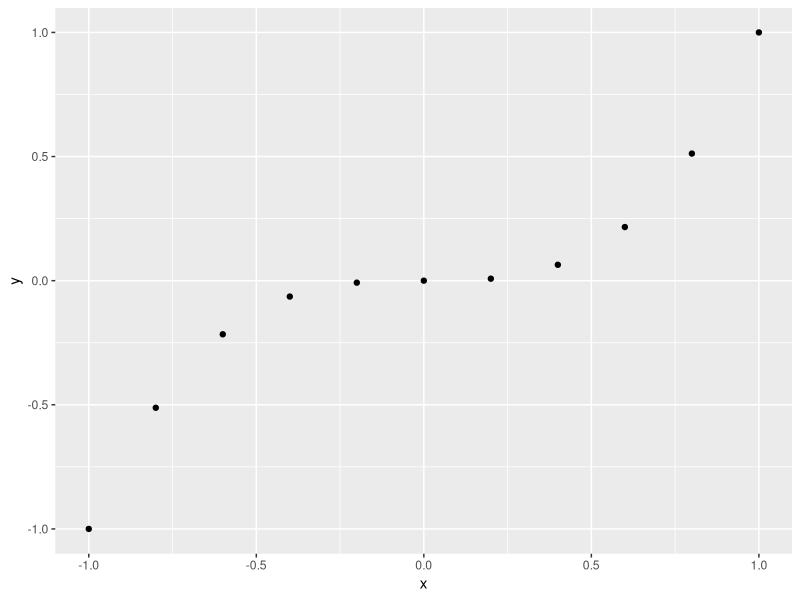
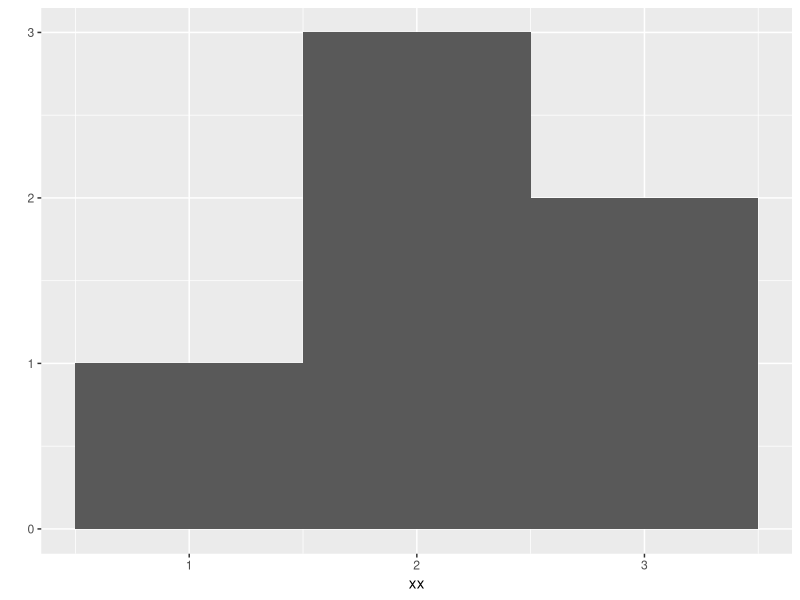
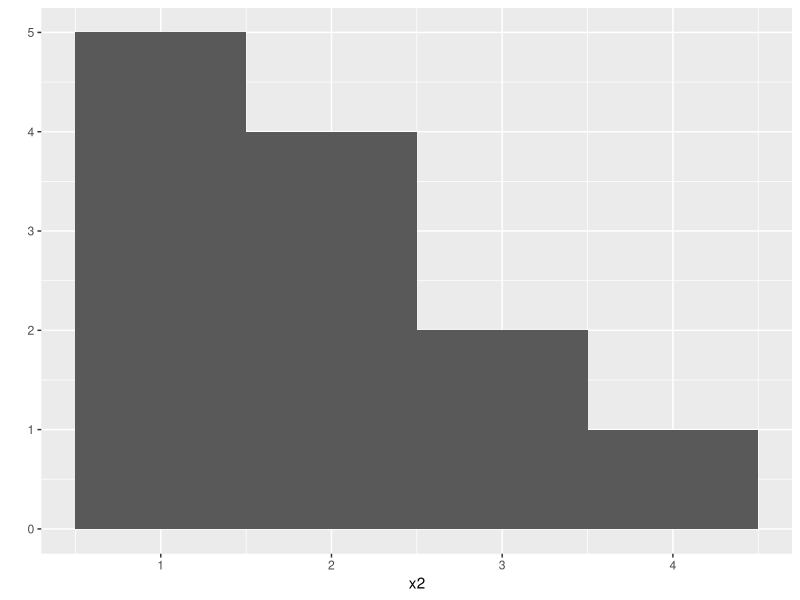
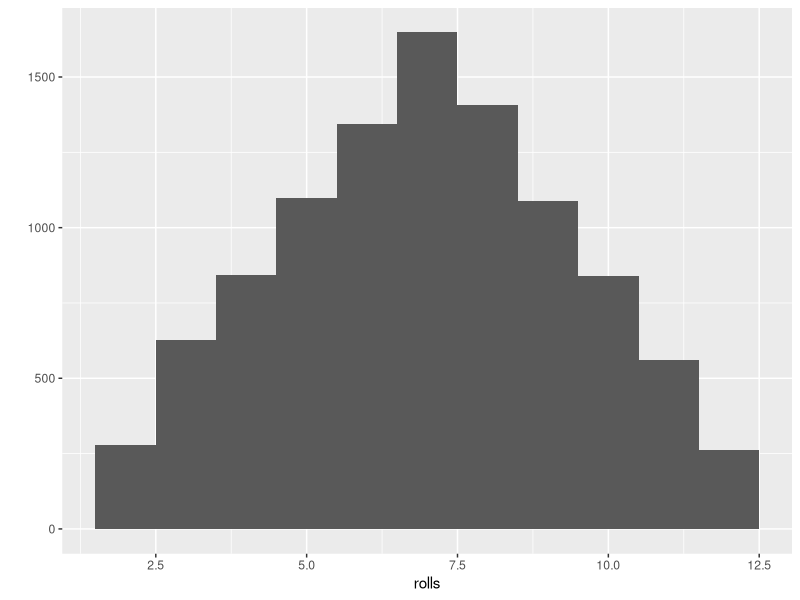
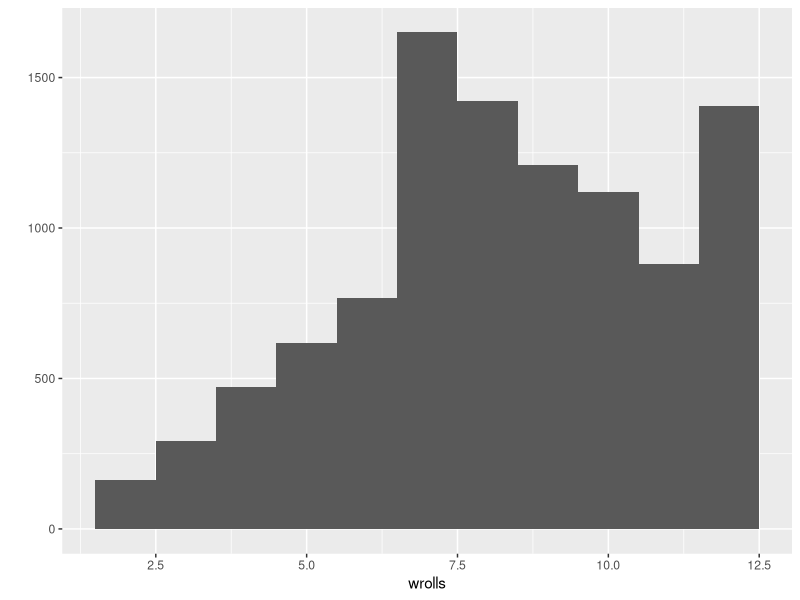

Write R code to recreate these figures, in order.
# Project 1: weighted dice ###################

8*3
24-6
18/3

#create a group of numbers from 1-6
1:6
x <- 6
die <- 1:6



#see which object names you've assigned
ls()

die - 1
die * die

# if you perform operations on 2 vectors of diff. lengths, r will repeat the shorter vector until it is as long as the longer vector, then do the operation
a <- 1:2
die + a
die + 1:4

# to do inner matrix multiplication
die %*% die

# to do inner matrix multiplication
die %o% die


# transpose a matrix
t(die)


#to round a number
round(3.14578)


#to get a number's factorial
factorial(3)

#r performs embedded functions form innner most to outermost
round(mean(die))


# you can roll the die using sample
sample(die, size = 1)

# to look up a functions arguments
args(round)



# to perform sample with replacement (by default it samples w/o replacement)
sample(die, size = 3, replace = TRUE)


# to simulate rolling a pair of dice
dice <- sample(die, size = 2, replace = TRUE)






############# CREATE FUNCTIONS ###########################

# create a function that will roll the pair of dice
#all functions have 3 basic parts a name, body of code, and set of arguments
roll <- function(){
  die <- 1:6
  dice <- sample(die, size = 2, replace = TRUE)
  sum(dice)
}
roll()

# to add arguments to your function, put them inside the  ()
roll2 <- function(bones){
  dice <- sample(bones, size = 2, replace = TRUE)
  sum(dice)
}

#now roll2 will work as long as you supply a value for bones with you call roll2
roll2(bones = 1:4)

# to give bones arg a default value, put it inside the ()
roll3 <- function(bones = 1:6){
  die <- 1:6
  dice <- sample(die, size = 2, replace = TRUE)
  sum(dice)
}





################# CHAPTER 3:PACKAGES AND HELP PAGES #################

# to check whether the dice are fair use two things replication and vizualization

library(ggplot2)


x <- c(-1, -0.8, -0.6, -0.4, -0.2, 0, 0.2, 0.4, 0.6, 0.8, 1)
y <- x^3

qplot(x,y)


# qplot() will produce a histogram whenever you give it a single vector of values
xx <- c(1, 2, 2, 2, 3, 3)
qplot(xx, binwidth = 1)


x2 <- c(1, 1, 1, 1, 1, 2, 2, 2, 2, 3, 3, 4)
qplot(x2, binwidth = 1)



# to run a command multiple times use replicate()
replicate(2, 1 + 1)

replicate(10, roll())


# simulate rolling the dice 10,000 times
rolls <- replicate(10000, roll())
qplot(rolls, binwidth = 1)




# make the roll function so it represents weighted dice
wroll <- function() {
  die <- 1:6
  dice <- sample(die, size = 2, replace = TRUE,
                 prob = c(1/8, 1/8, 1/8, 1/8, 1/8, 3/8))
  sum(dice)
}



wrolls <- replicate(10000, wroll())
qplot(wrolls, binwidth = 1)





###############################################
# chapter 4: project 2 playing cards
##############################################







